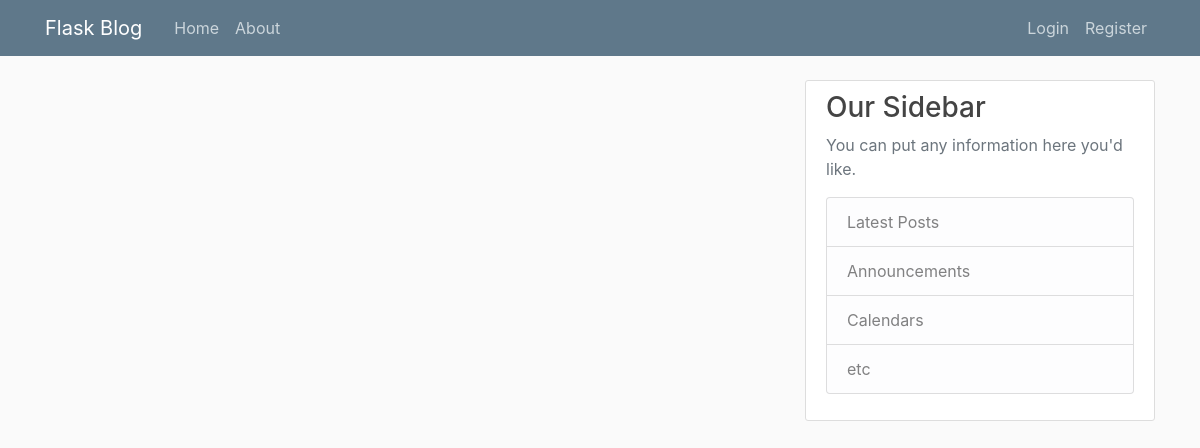
Page /home on the earlier database version.
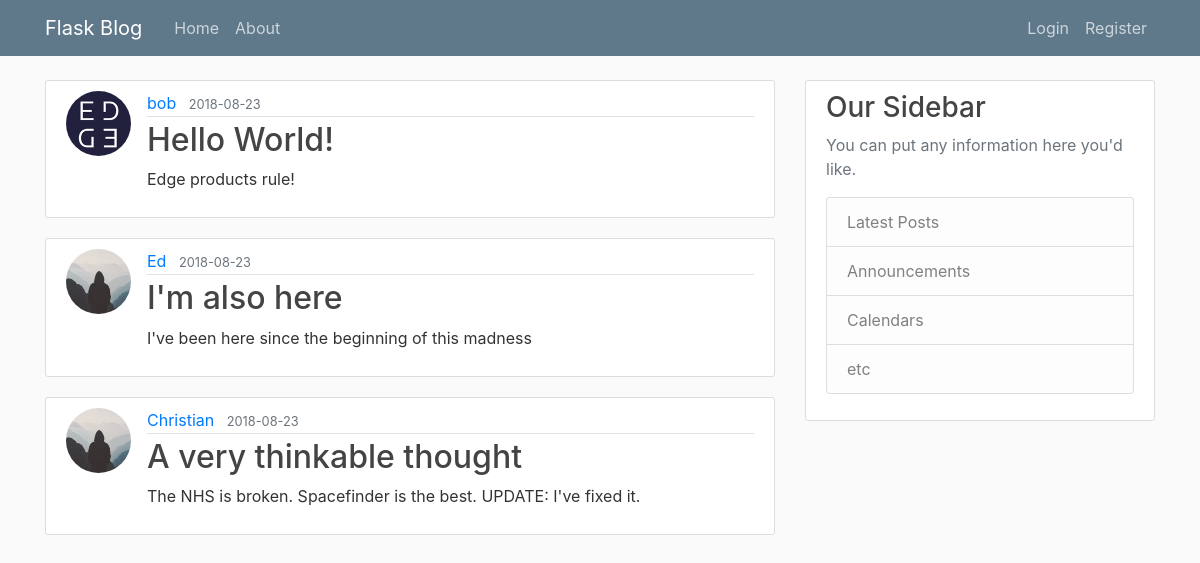
Same page on the later database version.
### flaskblog/models.py (models this page shows, shortened)
class Post(db.Model):
    id = db.Column(db.Integer, primary_key=True)
    title = db.Column(db.String(100), nullable=False)
    date_posted = db.Column(db.DateTime, nullable=False, default=datetime.utcnow)
    content = db.Column(db.Text, nullable=False)
    user_id = db.Column(db.Integer, db.ForeignKey('user.id'), nullable=False)

class User(db.Model, UserMixin):
    id = db.Column(db.Integer, primary_key=True)
    username = db.Column(db.String(20), unique=True, nullable=False)
    email = db.Column(db.String(120), unique=True, nullable=False)
    image_file = db.Column(db.String(20), nullable=False, default='default.jpg')
    password = db.Column(db.String(60), nullable=False)
    posts = db.relationship('Post', backref='author', lazy=True)

### flaskblog/routes.py (the view)
@app.route("/")
@app.route("/home")
def home():
    posts = Post.query.all()
    return render_template('home.html', posts=posts)

### flaskblog/templates/home.html
{% extends "layout.html" %}
{% block content %}
    {% for post in posts %}
        <article class="media content-section">
          <img class="rounded-circle article-img" src="{{ url_for('static', filename='profile_pics/' + post.author.image_file) }}">
          <div class="media-body">
            <div class="article-metadata">
              <a class="mr-2" href="#">{{ post.author.username }}</a>
              <small class="text-muted">{{ post.date_posted.strftime('%Y-%m-%d') }}</small>
            </div>
            <h2><a class="article-title" href="{{url_for('post', post_id=post.id) }}">{{ post.title }}</a></h2>
            <p class="article-content">{{ post.content }}</p>
          </div>
        </article>
    {% endfor %}
{% endblock content %}

### flaskblog/templates/layout.html (shortened to what this page needs)
<!DOCTYPE html>
<html lang="en">
<head>
    <link rel="stylesheet" href="https://stackpath.bootstrapcdn.com/bootstrap/4.1.2/css/bootstrap.min.css">
    <link rel="stylesheet" type="text/css" href="{{ url_for('static', filename='main.css') }}">
</head>
<body>
    <header class="site-header">
      <nav class="navbar navbar-expand-md navbar-dark bg-steel fixed-top">
        <div class="container">
          <a class="navbar-brand mr-4" href="/">Flask Blog</a>
          <div class="collapse navbar-collapse" id="navbarToggle">
            <div class="navbar-nav mr-auto">
              <a class="nav-item nav-link" href="{{ url_for('home') }}">Home</a>
              <a class="nav-item nav-link" href="{{ url_for('about') }}">About</a>
            </div>
            <div class="navbar-nav">
                {% if current_user.is_authenticated %}
                    <a class="nav-item nav-link" href="{{ url_for('new_post') }}">New Post</a>
                    <a class="nav-item nav-link" href="{{ url_for('logout') }}">Logout</a>
                    <a class="nav-item nav-link" href="{{ url_for('account') }}">Account</a>
                {% else %}
                    <a class="nav-item nav-link" href="{{ url_for('login') }}">Login</a>
                    <a class="nav-item nav-link" href="{{ url_for('register') }}">Register</a>
                {% endif %}
            </div>
          </div>
        </div>
      </nav>
    </header>
    <main role="main" class="container">
      <div class="row">
        <div class="col-md-8">
            {% block content %}{% endblock %}
        </div>
        <div class="col-md-4">
          <div class="content-section">
            <h3>Our Sidebar</h3>
            <p class='text-muted'>You can put any information here you'd like.
              <ul class="list-group">
                <li class="list-group-item list-group-item-light">Latest Posts</li>
                <li class="list-group-item list-group-item-light">Announcements</li>
                <li class="list-group-item list-group-item-light">Calendars</li>
                <li class="list-group-item list-group-item-light">etc</li>
              </ul>
            </p>
          </div>
        </div>
      </div>
    </main>
</body>
</html>

### flaskblog/static/main.css (style rules this page uses)
body { background: #fafafa; color: #333333; margin-top: 5rem; }
h1, h2, h3, h4, h5, h6 { color: #444444; }
.bg-steel { background-color: #5f788a; }
.site-header .navbar-nav .nav-link { color: #cbd5db; }
.content-section { background: #ffffff; padding: 10px 20px; border: 1px solid #dddddd; border-radius: 3px; margin-bottom: 20px; }
.article-title { color: #444444; }
.article-content { white-space: pre-line; }
.article-img { height: 65px; width: 65px; margin-right: 16px; }
.article-metadata { padding-bottom: 1px; margin-bottom: 4px; border-bottom: 1px solid #e3e3e3 }

Differences in the rows shown:
added Post: image_file (picture), author.username "bob", date_posted "2018-08-23", title "Hello World!", content "Edge products rule!"
added Post: image_file (placeholder picture), author.username "Ed", date_posted "2018-08-23", title "I'm also here", content "I've been here since the beginning of this madness"
added Post: image_file (placeholder picture), author.username "Christian", date_posted "2018-08-23", title "A very thinkable thought", content "The NHS is broken. Spacefinder is the best. UPDATE: I've fixed it."
